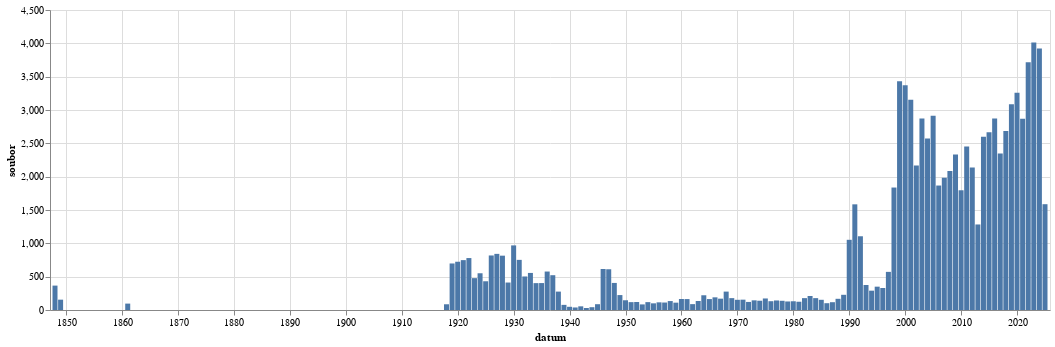

Notebook code cell kept with this figure:
### Code cell
alt.Chart(
    meta.filter(~pl.col('datum').is_null()).group_by_dynamic(index_column="datum", every="1y").agg(pl.col('soubor').len()).to_pandas(),
    width=1000
).mark_bar(
).encode(
    alt.X("datum:T"),
    alt.Y("soubor:Q")
)

### Figure 1 — Vega-Lite specification as saved in the notebook (floating-point values rounded to 4 significant figures)
{"config": {"view": {"continuousWidth": 300, "continuousHeight": 300}}, "data": {"name": "data-7d61310b979020822e7f576a181e69ab"}, "mark": {"type": "bar"}, "encoding": {"x": {"field": "datum", "type": "temporal"}, "y": {"field": "soubor", "type": "quantitative"}}, "width": 1000, "$schema": "https://vega.github.io/schema/vega-lite/v5.8.0.json", "datasets": {"data-7d61310b979020822e7f576a181e69ab": [{"datum": "1848-01-01T00:00:00", "soubor": 366}, {"datum": "1849-01-01T00:00:00", "soubor": 155}, {"datum": "1861-01-01T00:00:00", "soubor": 96}, {"datum": "1918-01-01T00:00:00", "soubor": 86}, {"datum": "1919-01-01T00:00:00", "soubor": 698}, {"datum": "1920-01-01T00:00:00", "soubor": 724}, {"datum": "1921-01-01T00:00:00", "soubor": 748}, {"datum": "1922-01-01T00:00:00", "soubor": 779}, {"datum": "1923-01-01T00:00:00", "soubor": 478}, {"datum": "1924-01-01T00:00:00", "soubor": 551}, {"datum": "1925-01-01T00:00:00", "soubor": 431}, {"datum": "1926-01-01T00:00:00", "soubor": 818}, {"datum": "1927-01-01T00:00:00", "soubor": 842}, {"datum": "1928-01-01T00:00:00", "soubor": 815}, {"datum": "1929-01-01T00:00:00", "soubor": 412}, {"datum": "1930-01-01T00:00:00", "soubor": 969}, {"datum": "1931-01-01T00:00:00", "soubor": 752}, {"datum": "1932-01-01T00:00:00", "soubor": 503}, {"datum": "1933-01-01T00:00:00", "soubor": 556}, {"datum": "1934-01-01T00:00:00", "soubor": 403}, {"datum": "1935-01-01T00:00:00", "soubor": 404}, {"datum": "1936-01-01T00:00:00", "soubor": 577}, {"datum": "1937-01-01T00:00:00", "soubor": 522}, {"datum": "1938-01-01T00:00:00", "soubor": 276}, {"datum": "1939-01-01T00:00:00", "soubor": 77}, {"datum": "1940-01-01T00:00:00", "soubor": 48}, {"datum": "1941-01-01T00:00:00", "soubor": 38}, {"datum": "1942-01-01T00:00:00", "soubor": 55}, {"datum": "1943-01-01T00:00:00", "soubor": 30}, {"datum": "1944-01-01T00:00:00", "soubor": 42}, {"datum": "1945-01-01T00:00:00", "soubor": 87}, {"datum": "1946-01-01T00:00:00", "soubor": 615}, {"datum": "1947-01-01T00:00:00", "soubor": 611}, {"datum": "1948-01-01T00:00:00", "soubor": 406}, {"datum": "1949-01-01T00:00:00", "soubor": 224}, {"datum": "1950-01-01T00:00:00", "soubor": 146}, {"datum": "1951-01-01T00:00:00", "soubor": 118}, {"datum": "1952-01-01T00:00:00", "soubor": 120}, {"datum": "1953-01-01T00:00:00", "soubor": 84}, {"datum": "1954-01-01T00:00:00", "soubor": 118}, {"datum": "1955-01-01T00:00:00", "soubor": 100}, {"datum": "1956-01-01T00:00:00", "soubor": 115}, {"datum": "1957-01-01T00:00:00", "soubor": 112}, {"datum": "1958-01-01T00:00:00", "soubor": 134}, {"datum": "1959-01-01T00:00:00", "soubor": 110}, {"datum": "1960-01-01T00:00:00", "soubor": 165}, {"datum": "1961-01-01T00:00:00", "soubor": 164}, {"datum": "1962-01-01T00:00:00", "soubor": 88}, {"datum": "1963-01-01T00:00:00", "soubor": 135}, {"datum": "1964-01-01T00:00:00", "soubor": 221}, {"datum": "1965-01-01T00:00:00", "soubor": 164}, {"datum": "1966-01-01T00:00:00", "soubor": 190}, {"datum": "1967-01-01T00:00:00", "soubor": 170}, {"datum": "1968-01-01T00:00:00", "soubor": 276}, {"datum": "1969-01-01T00:00:00", "soubor": 178}, {"datum": "1970-01-01T00:00:00", "soubor": 153}, {"datum": "1971-01-01T00:00:00", "soubor": 155}, {"datum": "1972-01-01T00:00:00", "soubor": 121}, {"datum": "1973-01-01T00:00:00", "soubor": 145}, {"datum": "1974-01-01T00:00:00", "soubor": 139}, {"datum": "1975-01-01T00:00:00", "soubor": 173}, {"datum": "1976-01-01T00:00:00", "soubor": 132}, {"datum": "1977-01-01T00:00:00", "soubor": 143}, {"datum": "1978-01-01T00:00:00", "soubor": 138}, {"datum": "1979-01-01T00:00:00", "soubor": 128}, {"datum": "1980-01-01T00:00:00", "soubor": 131}, {"datum": "1981-01-01T00:00:00", "soubor": 124}, {"datum": "1982-01-01T00:00:00", "soubor": 178}, {"datum": "1983-01-01T00:00:00", "soubor": 210}, {"datum": "1984-01-01T00:00:00", "soubor": 178}, {"datum": "1985-01-01T00:00:00", "soubor": 153}, {"datum": "1986-01-01T00:00:00", "soubor": 102}, {"datum": "1987-01-01T00:00:00", "soubor": 117}, {"datum": "1988-01-01T00:00:00", "soubor": 168}, {"datum": "1989-01-01T00:00:00", "soubor": 228}, {"datum": "1990-01-01T00:00:00", "soubor": 1053}, {"datum": "1991-01-01T00:00:00", "soubor": 1585}, {"datum": "1992-01-01T00:00:00", "soubor": 1106}, {"datum": "1993-01-01T00:00:00", "soubor": 375}, {"datum": "1994-01-01T00:00:00", "soubor": 290}, {"datum": "1995-01-01T00:00:00", "soubor": 350}, {"datum": "1996-01-01T00:00:00", "soubor": 330}, {"datum": "1997-01-01T00:00:00", "soubor": 572}, {"datum": "1998-01-01T00:00:00", "soubor": 1837}, {"datum": "1999-01-01T00:00:00", "soubor": 3431}, {"datum": "2000-01-01T00:00:00", "soubor": 3370}, {"datum": "2001-01-01T00:00:00", "soubor": 3155}, {"datum": "2002-01-01T00:00:00", "soubor": 2169}, {"datum": "2003-01-01T00:00:00", "soubor": 2872}, {"datum": "2004-01-01T00:00:00", "soubor": 2571}, {"datum": "2005-01-01T00:00:00", "soubor": 2913}, {"datum": "2006-01-01T00:00:00", "soubor": 1867}, {"datum": "2007-01-01T00:00:00", "soubor": 1985}, {"datum": "2008-01-01T00:00:00", "soubor": 2084}, {"datum": "2009-01-01T00:00:00", "soubor": 2332}, {"datum": "2010-01-01T00:00:00", "soubor": 1796}, {"datum": "2011-01-01T00:00:00", "soubor": 2453}, {"datum": "2012-01-01T00:00:00", "soubor": 2136}, {"datum": "2013-01-01T00:00:00", "soubor": 1283}, {"datum": "2014-01-01T00:00:00", "soubor": 2599}, {"datum": "2015-01-01T00:00:00", "soubor": 2668}, {"datum": "2016-01-01T00:00:00", "soubor": 2873}, {"datum": "2017-01-01T00:00:00", "soubor": 2347}, {"datum": "2018-01-01T00:00:00", "soubor": 2684}, {"datum": "2019-01-01T00:00:00", "soubor": 3085}, {"datum": "2020-01-01T00:00:00", "soubor": 3257}, {"datum": "2021-01-01T00:00:00", "soubor": 2870}, {"datum": "2022-01-01T00:00:00", "soubor": 3717}, {"datum": "2023-01-01T00:00:00", "soubor": 4013}, {"datum": "2024-01-01T00:00:00", "soubor": 3924}, {"datum": "2025-01-01T00:00:00", "soubor": 1587}]}}
